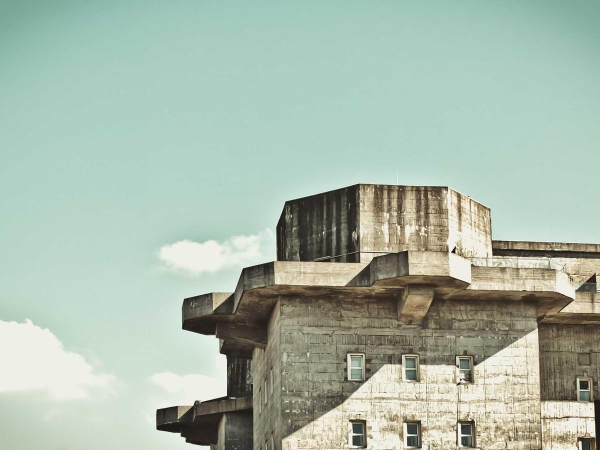
#> input picture test_images/fresh_real/stock_1.jpg, 1200 x 900 px (shown at 1/2 size)
$ python -i features.py   (imports and definitions only)   (older library calls are emulated)
#> lines starting #> are read from the running program, lines starting #| are printed output that depends on the picture
"""Patch-level feature extraction for screen-recapture detection.

Each image is split into patches; each patch yields a feature vector from
7 physically-grounded groups (FFT, LBP texture, noise residual, color,
sharpness, JPEG blockiness, glare). See docs/EXPLAINED.md for the reasoning
behind each one.
"""

import cv2
import numpy as np
from scipy.stats import kurtosis

try:
    import pywt
    _PYWT_AVAILABLE = True
except ImportError:
    _PYWT_AVAILABLE = False
from skimage.feature import local_binary_pattern

PATCH_SIZE = 128
MAX_PATCHES = 16
BLANK_STD_THRESHOLD = 5.0  # skip near-uniform patches (walls, sky, blown highlights)

ALL_FEATURE_NAMES = [
    "fft_high_freq_ratio", "fft_peak_to_mean", "fft_radial_peakiness",        # 0-2
    "lbp_entropy", "lbp_uniform_fraction", "lbp_hist_std", "lbp_std",          # 3-6
    "noise_std", "noise_kurtosis", "noise_energy",                              # 7-9
    "color_sat_mean", "color_sat_std", "color_val_std", "color_rg_corr", "color_gb_corr",  # 10-14
    "sharpness_lap_var",                                                         # 15
    "jpeg_blockiness",                                                           # 16
    "glare_highlight_frac", "glare_shadow_frac",                                # 17-18
    "wavelet_d1_mean", "wavelet_d1_std", "wavelet_d1_kurt",                    # 19-21
    "wavelet_d2_mean", "wavelet_d2_std", "wavelet_d2_kurt",                    # 22-24
    "wavelet_hv_ratio",                                                          # 25
]

# Kept features = positive permutation importance in every held-out group-CV fold (see
# docs/EXPLAINED.md). The other 11 were near-zero or flipped sign between folds -- noise
# the classifier could fit per-device rather than genuine recapture signal.
# Wavelet features added for evaluation -- will prune after seeing per-fold importance.
FEATURE_NAMES = [
    "fft_peak_to_mean", "fft_radial_peakiness",
    "lbp_uniform_fraction", "lbp_std",
    "noise_kurtosis",
    "color_val_std",
    "wavelet_hv_ratio",
]
SELECTED_INDICES = [ALL_FEATURE_NAMES.index(name) for name in FEATURE_NAMES]


def extract_patches(image, patch_size=PATCH_SIZE, max_patches=MAX_PATCHES):
    """Grid-split a BGR image into patches, skipping near-blank ones.

    Returns a list of (patch_bgr, patch_gray) tuples -- grayscale is computed once
    here (needed for the blank check anyway) and reused by the feature functions.
    """
    h, w = image.shape[:2]
    if h < patch_size or w < patch_size:
        scale = patch_size / min(h, w)
        image = cv2.resize(image, (int(w * scale) + 1, int(h * scale) + 1))
        h, w = image.shape[:2]

    n_rows = max(1, h // patch_size)
    n_cols = max(1, w // patch_size)
    ys = np.linspace(0, h - patch_size, n_rows).astype(int)
    xs = np.linspace(0, w - patch_size, n_cols).astype(int)

    patches = []
    for y in ys:
        for x in xs:
            patch = image[y:y + patch_size, x:x + patch_size]
            gray = cv2.cvtColor(patch, cv2.COLOR_BGR2GRAY)
            if gray.std() < BLANK_STD_THRESHOLD:
                continue
            patches.append((patch, gray))

    if not patches:
        # whole image was flat (e.g. a test swatch) -- fall back to center crop
        cy, cx = (h - patch_size) // 2, (w - patch_size) // 2
        patch = image[cy:cy + patch_size, cx:cx + patch_size]
        patches = [(patch, cv2.cvtColor(patch, cv2.COLOR_BGR2GRAY))]

    if len(patches) > max_patches:
        idx = np.linspace(0, len(patches) - 1, max_patches).astype(int)
        patches = [patches[i] for i in idx]

    return patches


def fft_features(gray):
    """Energy/peakiness away from DC -- moire shows up as off-axis spectral peaks."""
    f = np.fft.fft2(gray.astype(np.float64))
    mag_log = np.log1p(np.abs(np.fft.fftshift(f)))

    h, w = gray.shape
    cy, cx = h // 2, w // 2
    yy, xx = np.ogrid[:h, :w]
    r = np.sqrt((yy - cy) ** 2 + (xx - cx) ** 2)
    dc_mask = r < 4  # exclude DC and its immediate neighborhood

    ac = mag_log[~dc_mask]
    total_energy = mag_log.sum() + 1e-8
    high_freq_ratio = ac.sum() / total_energy
    peak_to_mean = ac.max() / (ac.mean() + 1e-8)

    r_int = r.astype(int)
    max_r = max(int(r_int.max()), 5)
    step = max(1, max_r // 32)
    radial_means = []
    for k in range(4, max_r, step):
        ring = mag_log[(r_int == k) & (~dc_mask)]
        radial_means.append(ring.mean() if ring.size else 0.0)
    radial_means = np.array(radial_means)
    radial_peakiness = radial_means.std() / (radial_means.mean() + 1e-8)

    return np.array([high_freq_ratio, peak_to_mean, radial_peakiness])


def lbp_features(gray, P=8, R=1):
    """Local binary pattern histogram stats -- screens impose a subpixel micro-texture."""
    lbp = local_binary_pattern(gray, P, R, method="uniform")
    n_bins = P + 2
    hist, _ = np.histogram(lbp, bins=n_bins, range=(0, n_bins), density=True)
    hist = hist + 1e-8
    entropy = -np.sum(hist * np.log(hist))
    uniform_fraction = hist[:-1].sum()  # bins 0..P-1 are "uniform" patterns; last bin is everything else
    return np.array([entropy, uniform_fraction, hist.std(), lbp.std()])


def noise_residual_features(gray):
    """Stats of (patch - blurred patch) -- recaptures stack two sensors' noise."""
    blurred = cv2.GaussianBlur(gray, (5, 5), 0)
    residual = gray.astype(np.float64) - blurred.astype(np.float64)
    std = residual.std()
    kurt = kurtosis(residual.ravel(), fisher=True)
    energy = np.mean(residual ** 2)
    return np.array([std, kurt, energy])


def color_features(bgr):
    """Saturation stats + channel correlation -- screens have narrower gamut / gamma shifts."""
    hsv = cv2.cvtColor(bgr, cv2.COLOR_BGR2HSV)
    sat = hsv[:, :, 1].astype(np.float64)
    val = hsv[:, :, 2].astype(np.float64)
    b, g, r = (bgr[:, :, i].astype(np.float64) for i in range(3))

    rg_corr = np.corrcoef(r.ravel(), g.ravel())[0, 1]
    gb_corr = np.corrcoef(g.ravel(), b.ravel())[0, 1]

    return np.array([sat.mean(), sat.std(), val.std(), rg_corr, gb_corr])


def sharpness_features(gray):
    """Variance of Laplacian -- a coarse focus/detail proxy."""
    lap = cv2.Laplacian(gray, cv2.CV_64F)
    return np.array([lap.var()])


def jpeg_block_features(gray):
    """Pixel-difference ratio at 8x8 block boundaries vs interior -- double-compression signature."""
    gray = gray.astype(np.float64)
    h, w = gray.shape

    cols = np.arange(1, w)
    bcols, icols = cols[cols % 8 == 0], cols[cols % 8 != 0]
    h_boundary = np.abs(gray[:, bcols] - gray[:, bcols - 1]).mean() if bcols.size else 0.0
    h_interior = np.abs(gray[:, icols] - gray[:, icols - 1]).mean() if icols.size else 1e-8

    rows = np.arange(1, h)
    brows, irows = rows[rows % 8 == 0], rows[rows % 8 != 0]
    v_boundary = np.abs(gray[brows, :] - gray[brows - 1, :]).mean() if brows.size else 0.0
    v_interior = np.abs(gray[irows, :] - gray[irows - 1, :]).mean() if irows.size else 1e-8

    blockiness = ((h_boundary / h_interior) + (v_boundary / v_interior)) / 2
    return np.array([blockiness])


def glare_features(bgr):
    """Clipped highlight / shadow fraction -- recaptures often show glare off the screen."""
    gray = cv2.cvtColor(bgr, cv2.COLOR_BGR2GRAY).astype(np.float64)
    highlight_frac = np.mean(gray > 250)
    shadow_frac = np.mean(gray < 5)
    return np.array([highlight_frac, shadow_frac])


def gradient_bimodality_features(gray):
    """Kurtosis of the gradient magnitude distribution.

    Real scenes have complex, unpredictable gradient fields -- high kurtosis (heavy tails).
    Screen photos emit structured content -- the gradient distribution is more orderly,
    lower kurtosis. Consistent direction across both our data and external screen datasets
    even when moire is absent.
    """
    sobelx = cv2.Sobel(gray, cv2.CV_64F, 1, 0, ksize=3)
    sobely = cv2.Sobel(gray, cv2.CV_64F, 0, 1, ksize=3)
    mag = np.sqrt(sobelx ** 2 + sobely ** 2).ravel()
    return np.array([kurtosis(mag, fisher=True)])


def wavelet_features(gray):
    """Multi-scale Haar wavelet subband statistics.

    Moiré creates a periodic beat frequency that shows up as elevated energy in the
    diagonal detail subband (cD) at the level whose frequency matches the beat.
    Level 1 catches high-frequency moiré (fine pixel grid), level 2 catches
    lower-frequency moiré (coarser grid or photographed from farther away).
    H/V energy ratio captures anisotropy -- screen content is often directional
    (horizontal scan lines, text rows) in a way natural scenes aren't.
    """
    if not _PYWT_AVAILABLE:
        return np.zeros(7)
    g = gray.astype(np.float64)
    cA1, (cH1, cV1, cD1) = pywt.dwt2(g, "haar")
    cA2, (cH2, cV2, cD2) = pywt.dwt2(cA1, "haar")

    d1 = np.abs(cD1).ravel()
    d2 = np.abs(cD2).ravel()
    hv_ratio = np.abs(cH1).mean() / (np.abs(cV1).mean() + 1e-8)

    return np.array([
        d1.mean(), d1.std(), kurtosis(d1, fisher=True),   # 19-21
        d2.mean(), d2.std(), kurtosis(d2, fisher=True),   # 22-24
        hv_ratio,                                          # 25
    ])


def extract_patch_features(patch, gray=None):
    """Concatenate all feature groups (indices must stay aligned with ALL_FEATURE_NAMES), then select FEATURE_NAMES subset."""
    if gray is None:
        gray = cv2.cvtColor(patch, cv2.COLOR_BGR2GRAY)
    feats = np.concatenate([
        fft_features(gray),              # 0-2
        lbp_features(gray),              # 3-6
        noise_residual_features(gray),   # 7-9
        color_features(patch),           # 10-14
        sharpness_features(gray),        # 15
        jpeg_block_features(gray),       # 16
        glare_features(patch),                  # 17-18
        wavelet_features(gray),                 # 19-25
        gradient_bimodality_features(gray),     # 26
    ])
    feats = np.nan_to_num(feats, nan=0.0, posinf=0.0, neginf=0.0)
    return feats[SELECTED_INDICES]


def extract_image_features(image_path, patch_size=PATCH_SIZE, max_patches=MAX_PATCHES):
    """Read an image, split into patches, return an (n_patches, n_features) array."""
#> called with image_path = 'test_images/fresh_real/stock_1.jpg', patch_size = 128, max_patches = 16
    image = cv2.imread(str(image_path))
#> image is the input picture: shape (900, 1200, 3); mean B, G, R 170.8, 185.5, 169
    if image is None:
        raise ValueError(f"could not read image: {image_path}")
    patches = extract_patches(image, patch_size=patch_size, max_patches=max_patches)
#> after the loop in extract_patches, `for y in ys:`:
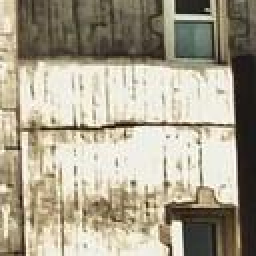
#> patch: shape (128, 128, 3) (shown 2 times larger); mean B, G, R 142.2, 161.5, 168.9
#> after the loop in extract_patches, `for y in ys:`: patches = 39 items
#> in extract_patches, `idx = np.linspace(0, len(patches) - 1, max_patches).astype(int)`: idx = [0, 2, 5, 7, 10, 12, 15, 17, 20, 22, 25, 27, 30, 32, 35, 38]
#> in extract_patches, `patches = [patches[i] for i in idx]`: patches = 16 items
#> patches = 16 items
    return np.stack([extract_patch_features(patch, gray) for patch, gray in patches])
#> in fft_features, `ac = mag_log[~dc_mask]`: ac = 16339 values, max 9.85 at index 7744, min 0.228 at index 1298, mean 3.66
#> in fft_features, `total_energy = mag_log.sum() + 1e-8`: total_energy = 60203.1
#> in fft_features, `high_freq_ratio = ac.sum() / total_energy`: high_freq_ratio = 0.994
#> in fft_features, `peak_to_mean = ac.max() / (ac.mean() + 1e-8)`: peak_to_mean = 2.69
#> after the loop in fft_features, `for k in range(4, max_r, step):`: radial_means = 43 values, max 6.59 at index 0, min 2.14 at index 42, mean 3.87
#> in fft_features, `radial_peakiness = radial_means.std() / (radial_means.mean() + 1e-8)`: radial_peakiness = 0.288
#> in lbp_features, `hist, _ = np.histogram(lbp, bins=n_bins, range=(0, n_bins), density=Tr..`: hist = [0.000854, 0.00854, 0.000793, 0.0975, 0.0097, 0.235, 0.0338, 0.0801, 0.521, 0.0123]
#> in lbp_features, `hist = hist + 1e-8`: hist = [0.000855, 0.00854, 0.000793, 0.0975, 0.0097, 0.235, 0.0338, 0.0801, 0.521, 0.0123]
#> in lbp_features, `entropy = -np.sum(hist * np.log(hist))`: entropy = 1.38
#> in lbp_features, `uniform_fraction = hist[:-1].sum()  # bins 0..P-1 are "uniform" patter..`: uniform_fraction = 0.988
#> in noise_residual_features, `std = residual.std()`: std = 0.373
#> in noise_residual_features, `kurt = kurtosis(residual.ravel(), fisher=True)`: kurt = 5.27
#> in noise_residual_features, `energy = np.mean(residual ** 2)`: energy = 0.139
#> in color_features, `rg_corr = np.corrcoef(r.ravel(), g.ravel())[0, 1]`: rg_corr = 0.995
#> in jpeg_block_features, `h_boundary = np.abs(gray[:, bcols] - gray[:, bcols - 1]).mean() if bco..`: h_boundary = 0.841
#> in jpeg_block_features, `h_interior = np.abs(gray[:, icols] - gray[:, icols - 1]).mean() if ico..`: h_interior = 0.175
#> in jpeg_block_features, `v_boundary = np.abs(gray[brows, :] - gray[brows - 1, :]).mean() if bro..`: v_boundary = 0.87
#> in jpeg_block_features, `v_interior = np.abs(gray[irows, :] - gray[irows - 1, :]).mean() if iro..`: v_interior = 0.233
#> in jpeg_block_features, `blockiness = ((h_boundary / h_interior) + (v_boundary / v_interior)) / 2`: blockiness = 4.26
#> in glare_features, `highlight_frac = np.mean(gray > 250)`: highlight_frac = 0
#> in wavelet_features, `d1 = np.abs(cD1).ravel()`: d1 = 4096 values, max 1 at index 2414, min 0 at index 0, mean 0.0782
#> in wavelet_features, `d2 = np.abs(cD2).ravel()`: d2 = 1024 values, max 1.75 at index 599, min 0 at index 4, mean 0.116
#> in wavelet_features, `hv_ratio = np.abs(cH1).mean() / (np.abs(cV1).mean() + 1e-8)`: hv_ratio = 1.35
#> in gradient_bimodality_features, `mag = np.sqrt(sobelx ** 2 + sobely ** 2).ravel()`: mag = 16384 values, max 18 at index 16, min 0 at index 0, mean 3.45
#> in extract_patch_features, `feats = np.concatenate([ fft_features(gray),`: feats = 27 values, max 60.36 at index 10, min 0 at index 17, mean 4.18
#> in fft_features (call 2), `mag_log = np.log1p(np.abs(np.fft.fftshift(f)))`:
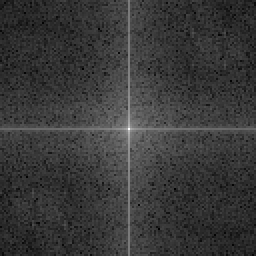
#> mag_log: shape (128, 128) float64 (shown 2 times larger); min 0.352, max 14.93, mean 3.63; drawn with min black and max white
#> in fft_features (call 2), `ac = mag_log[~dc_mask]`: ac = 16339 values, max 9.62 at index 7744, min 0.352 at index 4393, mean 3.61
#> in fft_features (call 2), `total_energy = mag_log.sum() + 1e-8`: total_energy = 59394.3
#> in fft_features (call 2), `peak_to_mean = ac.max() / (ac.mean() + 1e-8)`: peak_to_mean = 2.66
#> after the loop in fft_features (call 2), `for k in range(4, max_r, step):`: radial_means = 43 values, max 7.17 at index 0, min 1.56 at index 42, mean 3.84
#> in fft_features (call 2), `radial_peakiness = radial_means.std() / (radial_means.mean() + 1e-8)`: radial_peakiness = 0.312
#> call 2 of lbp_features, with P = 8, R = 1
#> in lbp_features (call 2), `lbp = local_binary_pattern(gray, P, R, method="uniform")`:
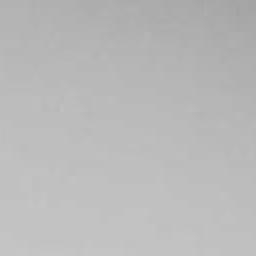
#> gray: shape (128, 128) (shown 2 times larger); min 163, max 197, mean 185.4
#> in lbp_features (call 2), `hist, _ = np.histogram(lbp, bins=n_bins, range=(0, n_bins), density=Tr..`: hist = [0.00122, 0.00714, 0.000671, 0.063, 0.00793, 0.212, 0.0234, 0.0491, 0.625, 0.01]
#> in lbp_features (call 2), `entropy = -np.sum(hist * np.log(hist))`: entropy = 1.17
#> in lbp_features (call 2), `uniform_fraction = hist[:-1].sum()  # bins 0..P-1 are "uniform" patter..`: uniform_fraction = 0.99
#> in color_features (call 2), `b, g, r = (bgr[:, :, i].astype(np.float64) for i in range(3))`:
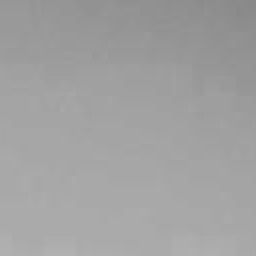
#> r: shape (128, 128) float64 (shown 2 times larger); min 136, max 177, mean 160.7
#> in color_features (call 2), `rg_corr = np.corrcoef(r.ravel(), g.ravel())[0, 1]`: rg_corr = 0.98
#> in color_features (call 2), `gb_corr = np.corrcoef(g.ravel(), b.ravel())[0, 1]`: gb_corr = 0.996
#> in sharpness_features (call 2), `lap = cv2.Laplacian(gray, cv2.CV_64F)`:
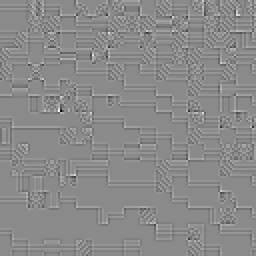
#> lap: shape (128, 128) float64 (shown 2 times larger); min -13, max 11, mean 0.00146; drawn with min black and max white
#> in gradient_bimodality_features (call 2), `sobely = cv2.Sobel(gray, cv2.CV_64F, 0, 1, ksize=3)`:
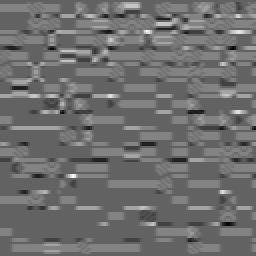
#> sobely: shape (128, 128) float64 (shown 2 times larger); min -12, max 19, mean 1.44; drawn with min black and max white
#> in gradient_bimodality_features (call 2), `mag = np.sqrt(sobelx ** 2 + sobely ** 2).ravel()`: mag = 16384 values, max 20.4 at index 6942, min 0 at index 0, mean 2.78
#> in fft_features (call 3), `mag_log = np.log1p(np.abs(np.fft.fftshift(f)))`:
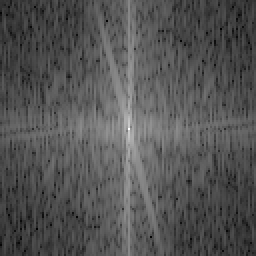
#> mag_log: shape (128, 128) float64 (shown 2 times larger); min 1.72, max 14.96, mean 6.09; drawn with min black and max white
#> in fft_features (call 3), `ac = mag_log[~dc_mask]`: ac = 16339 values, max 11.85 at index 7744, min 1.72 at index 1902, mean 6.08
#> in fft_features (call 3), `total_energy = mag_log.sum() + 1e-8`: total_energy = 99791.7
#> in fft_features (call 3), `high_freq_ratio = ac.sum() / total_energy`: high_freq_ratio = 0.995
#> in fft_features (call 3), `peak_to_mean = ac.max() / (ac.mean() + 1e-8)`: peak_to_mean = 1.95
#> after the loop in fft_features (call 3), `for k in range(4, max_r, step):`: radial_means = 43 values, max 9.44 at index 0, min 4.36 at index 41, mean 6.31
#> in fft_features (call 3), `radial_peakiness = radial_means.std() / (radial_means.mean() + 1e-8)`: radial_peakiness = 0.22


_FFT_PEAK_INDEX = FEATURE_NAMES.index("fft_radial_peakiness")


# [12 lines left out: function aggregate_patch_scores, not called in this run]

>>> result = extract_image_features('test_images/fresh_real/stock_1.jpg')

$ run again, on test_images/fresh_real/stock_10.jpg
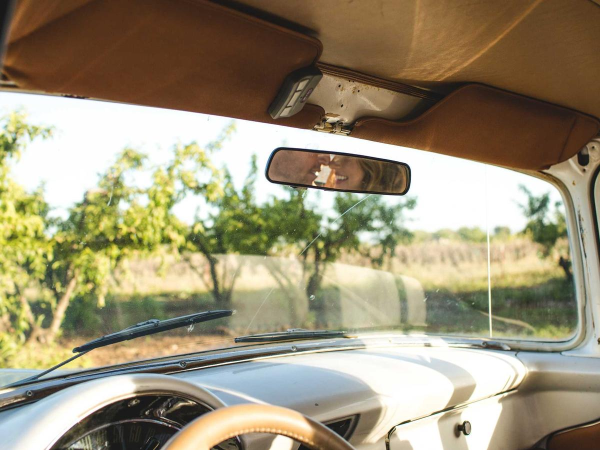
#> input picture test_images/fresh_real/stock_10.jpg, 1200 x 900 px (shown at 1/2 size)
#> in extract_image_features, image is the input picture: shape (900, 1200, 3); mean B, G, R 119.1, 145.8, 155.9
#> after the loop in extract_patches, `for y in ys:`:
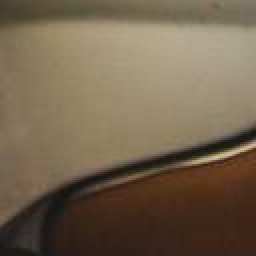
#> patch: shape (128, 128, 3) (shown 2 times larger); mean B, G, R 77.5, 98.9, 115.7
#> after the loop in extract_patches, `for y in ys:`: patches = 63 items
#> idx = [0, 4, 8, 12, 16, 20, 24, 28, 33, 37, 41, 45, 49, 53, 57, 62]
#> in extract_patches, `patches = [patches[i] for i in idx]`: patches = 16 items
#> ac = 16339 values, max 10.04 at index 8112, min 0.514 at index 13357, mean 4.6
#> total_energy = 75562.7
#> high_freq_ratio = 0.994
#> peak_to_mean = 2.18
#> after the loop in fft_features, `for k in range(4, max_r, step):`: radial_means = 43 values, max 9.22 at index 0, min 2.91 at index 42, mean 4.9
#> radial_peakiness = 0.296
#> hist = [0.00507, 0.0224, 0.0121, 0.113, 0.196, 0.284, 0.0754, 0.0628, 0.19, 0.0391]
#> entropy = 1.9
#> uniform_fraction = 0.961
#> std = 0.874
#> kurt = 4.59
#> energy = 0.765
#> hsv: shape (128, 128, 3); mean H, S, V 14.2, 153.1, 90.5
#> rg_corr = 0.907
#> gb_corr = 0.716
#> h_boundary = 2.07
#> h_interior = 1.15
#> v_boundary = 1.77
#> v_interior = 0.934
#> blockiness = 1.85
#> highlight_frac = 0
#> d1 = 4096 values, max 1.5 at index 2184, min 0 at index 0, mean 0.181
#> d2 = 1024 values, max 8.75 at index 485, min 0 at index 0, mean 0.869
#> hv_ratio = 0.824
#> mag = 16384 values, max 86.28 at index 10898, min 0 at index 0, mean 13.09
#> feats = 27 values, max 153.1 at index 10, min 0 at index 17, mean 9.93
#> hsv: shape (128, 128, 3); mean H, S, V 14.7, 138.1, 83.4
#> in wavelet_features (call 2), `cA2, (cH2, cV2, cD2) = pywt.dwt2(cA1, "haar")`:
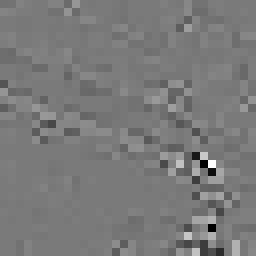
#> cD2: shape (32, 32) float64 (shown 8 times larger); min -18.5, max 20, mean -0.0322; drawn with min black and max white
#> d1 = 4096 values, max 8 at index 2612, min 0 at index 0, mean 0.244
#> d2 = 1024 values, max 20 at index 666, min 0 at index 4, mean 1.12
#> hv_ratio = 1.4

$ run again, on test_images/fresh_real/stock_2.jpg
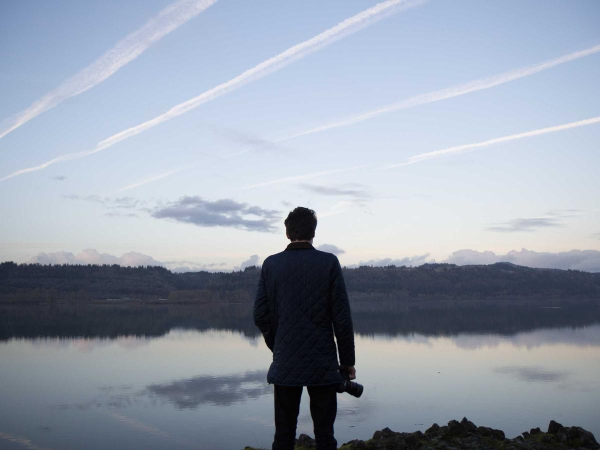
#> input picture test_images/fresh_real/stock_2.jpg, 1200 x 900 px (shown at 1/2 size)
#> in extract_image_features, image is the input picture: shape (900, 1200, 3); mean B, G, R 173.4, 159.4, 150.6
#> after the loop in extract_patches, `for y in ys:`:
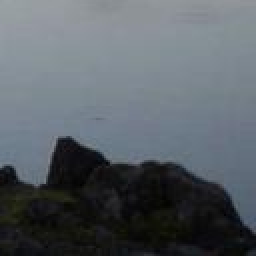
#> patch: shape (128, 128, 3) (shown 2 times larger); mean B, G, R 102.8, 96.7, 89.8
#> after the loop in extract_patches, `for y in ys:`: patches = 59 items
#> idx = [0, 3, 7, 11, 15, 19, 23, 27, 30, 34, 38, 42, 46, 50, 54, 58]
#> in extract_patches, `patches = [patches[i] for i in idx]`: patches = 16 items
#> ac = 16339 values, max 9.73 at index 7744, min 0.297 at index 8880, mean 3.51
#> total_energy = 57774.1
#> high_freq_ratio = 0.994
#> peak_to_mean = 2.77
#> after the loop in fft_features, `for k in range(4, max_r, step):`: radial_means = 43 values, max 6.63 at index 0, min 2.25 at index 41, mean 3.74
#> radial_peakiness = 0.3
#> hist = [0.00061, 0.00708, 0.000244, 0.102, 0.00482, 0.213, 0.024, 0.087, 0.553, 0.00781]
#> entropy = 1.3
#> uniform_fraction = 0.992
#> std = 0.336
#> kurt = 6.7
#> energy = 0.113
#> hsv: shape (128, 128, 3); mean H, S, V 108.1, 74.9, 195.4
#> rg_corr = 0.988
#> gb_corr = 0.979
#> h_boundary = 0.719
#> h_interior = 0.158
#> v_boundary = 0.781
#> v_interior = 0.208
#> blockiness = 4.15
#> highlight_frac = 0
#> d1 = 4096 values, max 1 at index 2886, min 0 at index 0, mean 0.0874
#> d2 = 1024 values, max 1.75 at index 738, min 0 at index 9, mean 0.0967
#> hv_ratio = 1.47
#> mag = 16384 values, max 15.3 at index 7174, min 0 at index 0, mean 3.1
#> feats = 27 values, max 74.91 at index 10, min 0 at index 17, mean 4.9
#> hsv: shape (128, 128, 3); mean H, S, V 108.9, 54, 222.9
#> in gradient_bimodality_features (call 2), `sobely = cv2.Sobel(gray, cv2.CV_64F, 0, 1, ksize=3)`:
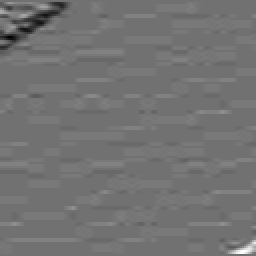
#> sobely: shape (128, 128) float64 (shown 2 times larger); min -58, max 72, mean 0.8; drawn with min black and max white
#> mag = 16384 values, max 78 at index 16122, min 0 at index 0, mean 2.97
